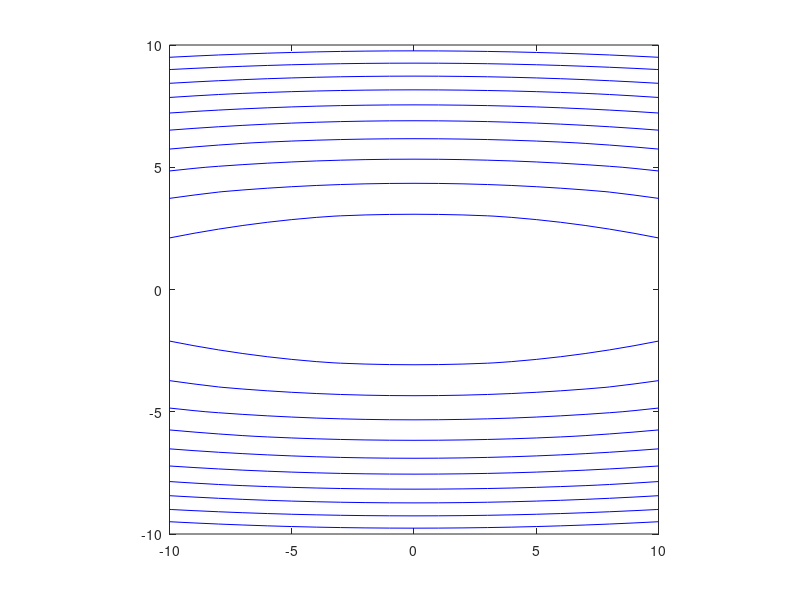

The MATLAB source for this figure: (Note: this script raises an error after producing the figure.)
eta= 0.03: 0.01: 1;
a=20;
aux_steps=187;
i=1;

while eta(i)~=1

    x2a = (-10:10);

    for x1a=-10:10
       z(x1a+11,:) = (x1a^2 + a * x2a.^2) / 2;
    end

    z = z';

    v=10:40:max(max(z));

    figure(1), clf
    contour(z,10,'b'), axis square
    set(gca,'XTick',[1 6 11 16 21])
    set(gca,'XTickLabel',[-10 -5 0 5 10])
    set(gca,'YTick',[1 6 11 16 21])
    set(gca,'YTickLabel',[-10 -5 0 5 10])

    hold on

    x1 = x1i;
    x2 = x2i;
    f = (a*x1^2 + x2^2) / 2;
    fold = f;

    dx1 = 0;
    dx2 = 0;

    iter = 0;

    plot(x1+11,x2+11,'r.')
    x1old = x1;
    x2old = x2;
    while f > threshold | fold > threshold | isnan(f)
       iter = iter + 1;
       if iter > maxiter, break, end
       dx1 = alfa * dx1 + (1 - alfa) * x1;
       dx2 = alfa * dx2 + (1 - alfa) * a * x2;
       x1 = x1 - eta(i) * dx1;
       x2 = x2 - eta(i) * dx2;
       fold = f;
       f = (a*x1^2 + x2^2) / 2;
      % plot([x1old x1] + 11, [x2old x2] + 11, 'r.-')
       x1old = x1;
       x2old = x2;
       if anim, pause(.01), end
    end

    if iter <= maxiter
      % fprintf('Converged in %d steps, f = %f\n', iter, f)
    else
       %fprintf('Did not converge in %d steps, f = %g\n', maxiter, f)
    end
    
    if iter > maxiter
        if aux_steps>iter
           aux_steps=iter;
           aux_eta=eta(i);
           fprintf('Converged in %d steps, eta = %f\n', aux_steps, eta(i))
        end
    end
    
    i=i+1;
end
